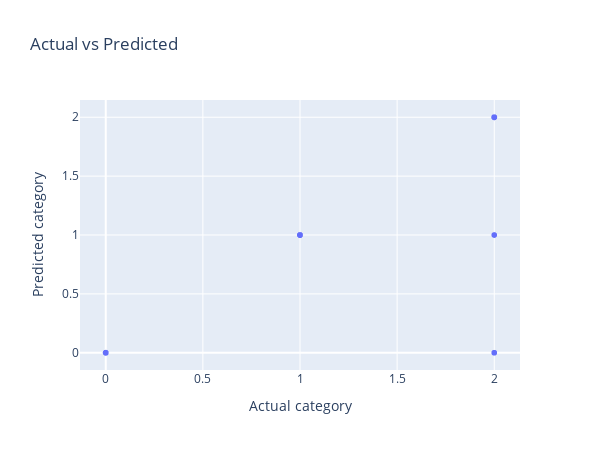

The code cell stored with this chart in its notebook:
### Code cell
fig = px.scatter(compare_df, x='Actual category', y='Predicted category',
                 title="Actual vs Predicted",
                 width=600, height=450)
fig.show()

### Figure 1 — Plotly figure (JSON) as saved in the notebook; plotly's stock layout.template omitted (floating-point values rounded to 4 significant figures; data arrays with more than 128 entries replaced by an {"elided": "..."} marker saying what was removed)
{"data": [{"hovertemplate": "Actual category=%{x}<br>Predicted category=%{y}<extra></extra>", "legendgroup": "", "marker": {"color": "#636efa", "symbol": "circle"}, "mode": "markers", "name": "", "showlegend": false, "type": "scattergl", "x": {"elided": "2000 int values"}, "xaxis": "x", "y": {"elided": "2000 int values"}, "yaxis": "y"}], "layout": {"height": 450, "legend": {"tracegroupgap": 0}, "title": {"text": "Actual vs Predicted"}, "width": 600, "xaxis": {"anchor": "y", "domain": [0, 1], "title": {"text": "Actual category"}}, "yaxis": {"anchor": "x", "domain": [0, 1], "title": {"text": "Predicted category"}}}}
